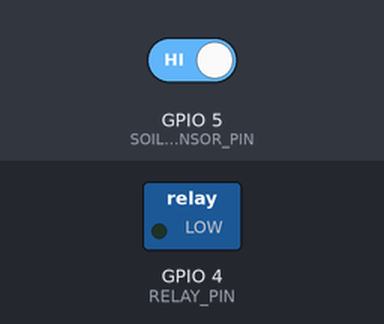
This sketch was run on a simulated ESP8266 (NodeMCU). Parts: switched loads named in the sketch (green lamp = pin HIGH). The test bench sets the inputs (shaded band); at power-on: GPIO 5 (SOIL_SENSOR_PIN) HIGH. WiFi joins after 1.5 s; servers stay silent unless stated; what the sketch prints to the serial monitor is not drawn.

Above: at 2.7 s.
2.8 s: GPIO 5 (SOIL_SENSOR_PIN) driven LOW
At 3.9 s:
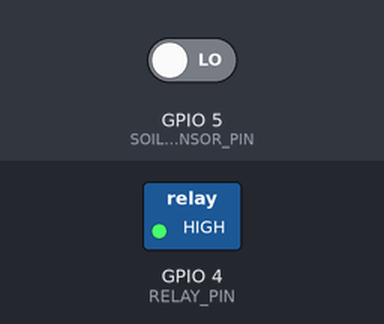
4.3 s: GPIO 5 (SOIL_SENSOR_PIN) driven HIGH
At 5.0 s:
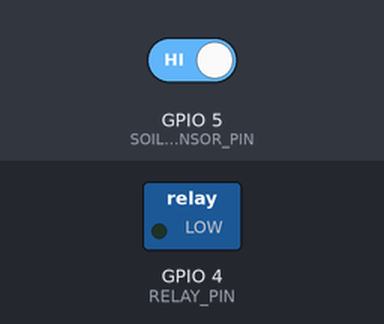
Timing chart, 0 to 7.3 s (numbered marks = the images above; inputs shaded):
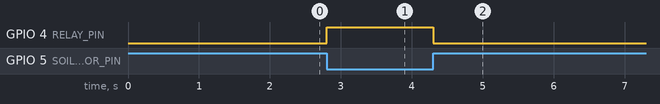

The sketch:

CODE_PJ.ino
```cpp
#include <ESP8266WiFi.h>
#include <ESP8266WebServer.h>

// ข้อมูล Wi-Fi
const char* ssid = "Ita";
const char* password = "sikibidi1";

// กำหนดขา
#define SOIL_SENSOR_PIN 5  // D1 = GPIO5 (รับค่าความชื้น)
#define RELAY_PIN 4        // D2 = GPIO4 (ควบคุมปั๊มน้ำ)

// สร้างเว็บเซิร์ฟเวอร์
ESP8266WebServer server(80);

// ตัวแปรควบคุมระบบ
bool pumpStatus = false;   // สถานะปั๊ม
bool autoMode = true;      // โหมดอัตโนมัติ

void setup() {
  Serial.begin(115200);

  // ตั้งค่าขา
  pinMode(SOIL_SENSOR_PIN, INPUT);
  pinMode(RELAY_PIN, OUTPUT);
  digitalWrite(RELAY_PIN, LOW);  // ปิดปั๊มเริ่มต้น

  // เชื่อมต่อ Wi-Fi
  WiFi.begin(ssid, password);
  Serial.print("Connecting to Wi-Fi...");
  int timeout = 20;
  while (WiFi.status() != WL_CONNECTED && timeout > 0) {
    delay(500);
    Serial.print(".");
    timeout--;
  }

  if (WiFi.status() == WL_CONNECTED) {
    Serial.println("\nWi-Fi connected!");
    Serial.print("IP Address: ");
    Serial.println(WiFi.localIP());
  } else {
    Serial.println("\nFailed to connect to Wi-Fi.");
  }

  // ตั้งค่าหน้าเว็บ
  server.on("/", handleRoot);
  server.on("/togglePump", togglePump);
  server.on("/toggleMode", toggleMode);
  server.on("/getStatus", sendStatus);

  server.begin();
  Serial.println("Web Server Started.");
}

void loop() {
  server.handleClient();

  // อ่านค่าความชื้นดิน
  int soilStatus = digitalRead(SOIL_SENSOR_PIN);

  // ทำงานในโหมดอัตโนมัติ
  if (autoMode) {
    if (soilStatus == LOW) {  // ดินแห้ง
      digitalWrite(RELAY_PIN, HIGH);
    } else {  // ดินเปียก
      digitalWrite(RELAY_PIN, LOW);
    }
  }

  // อัปเดตสถานะปั๊มน้ำตามรีเลย์จริง
  pumpStatus = (digitalRead(RELAY_PIN) == HIGH);
}

// ฟังก์ชันสำหรับหน้าเว็บหลัก
void handleRoot() {
  String html = "<html>\
    <head>\
      <title>Soil Moisture Monitor</title>\
      <style>\
        body { font-family: Arial, sans-serif; text-align: center; background: #f4f4f4; margin-top: 50px; }\
        .container { background: white; padding: 20px; border-radius: 10px; box-shadow: 0 0 10px rgba(0, 0, 0, 0.1); display: inline-block; }\
        h1 { color: #333; }\
        p { font-size: 20px; }\
        .status { font-size: 24px; font-weight: bold; }\
        .button { padding: 10px 20px; font-size: 18px; margin-top: 10px; cursor: pointer; border: none; border-radius: 5px; color: white; }\
        .on { background: #28a745; }\
        .off { background: #dc3545; }\
        .auto { background: #007bff; }\
        .manual { background: #ffc107; color: black; }\
      </style>\
      <script>\
        function sendRequest(url) {\
          fetch(url).then(() => updateStatus());\
        }\
        function updateStatus() {\
          fetch('/getStatus').then(response => response.json()).then(data => {\
            document.getElementById('soilStatus').innerText = data.soil;\
            document.getElementById('pumpStatus').innerText = data.pump;\
            document.getElementById('modeStatus').innerText = data.mode;\
            document.getElementById('modeButton').innerText = (data.mode === 'Auto') ? 'Switch to Manual' : 'Switch to Auto';\
            document.getElementById('modeButton').className = 'button ' + ((data.mode === 'Auto') ? 'manual' : 'auto');\
            document.getElementById('pumpButton').innerText = (data.pump === 'ON') ? 'Turn Off' : 'Turn On';\
            document.getElementById('pumpButton').className = 'button ' + ((data.pump === 'ON') ? 'on' : 'off');\
            document.getElementById('pumpButton').disabled = (data.mode === 'Auto');\
          });\
        }\
        setInterval(updateStatus, 2000);\
      </script>\
    </head>\
    <body onload='updateStatus()'>\
      <div class='container'>\
        <h1>Soil Moisture Monitoring</h1>\
        <p>Soil Status: <span id='soilStatus' class='status'>Loading...</span></p>\
        <p>Pump Status: <span id='pumpStatus' class='status'>Loading...</span></p>\
        <p>Mode: <span id='modeStatus' class='status'>Loading...</span></p>\
        <button id='modeButton' class='button' onclick=\"sendRequest('/toggleMode')\">Loading...</button>\
        <button id='pumpButton' class='button' onclick=\"sendRequest('/togglePump')\" disabled>Loading...</button>\
      </div>\
    </body>\
  </html>";

  server.send(200, "text/html", html);
}

// ฟังก์ชันสลับโหมด Auto/Manual
void toggleMode() {
  autoMode = !autoMode;
  if (autoMode) {
    digitalWrite(RELAY_PIN, LOW);  // ปิดปั๊มเมื่อเปลี่ยนไปโหมด Auto
  }
  server.send(200, "text/plain", "Mode Changed");
}

// ฟังก์ชันเปิด-ปิดปั๊มน้ำแบบ Manual
void togglePump() {
  if (!autoMode) {  // ควบคุมปั๊มได้เฉพาะโหมด Manual
    pumpStatus = !pumpStatus;
    digitalWrite(RELAY_PIN, pumpStatus ? HIGH : LOW);
  }
  server.send(200, "text/plain", "Pump Toggled");
}

// ฟังก์ชันส่งข้อมูลสถานะไปยังหน้าเว็บ
void sendStatus() {
  int soilStatus = digitalRead(SOIL_SENSOR_PIN);
  String soilCondition = (soilStatus == HIGH) ? "Dry" : "Wet";
  String pumpState = (digitalRead(RELAY_PIN) == LOW) ? "ON" : "OFF";  // แก้ให้สถานะถูกต้อง
  String modeState = (autoMode) ? "Auto" : "Manual";

  String json = "{\"soil\":\"" + soilCondition + "\",\"pump\":\"" + pumpState + "\",\"mode\":\"" + modeState + "\"}";
  server.send(200, "application/json", json);
}
```

Measured:
- after the input at 2.8 s, GPIO 4 (RELAY_PIN): LOW → HIGH at once
- after the input at 4.3 s, GPIO 4 (RELAY_PIN): HIGH → LOW at once
